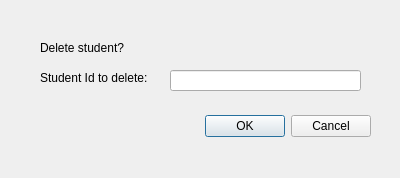
<?xml version="1.0" encoding="UTF-8"?>
<ui version="4.0">
 <class>DeleteStudent</class>
 <widget class="QDialog" name="DeleteStudent">
  <property name="geometry">
   <rect>
    <x>0</x>
    <y>0</y>
    <width>400</width>
    <height>178</height>
   </rect>
  </property>
  <property name="windowTitle">
   <string>Dialog</string>
  </property>
  <widget class="QDialogButtonBox" name="buttonBox">
   <property name="geometry">
    <rect>
     <x>30</x>
     <y>110</y>
     <width>341</width>
     <height>32</height>
    </rect>
   </property>
   <property name="orientation">
    <enum>Qt::Horizontal</enum>
   </property>
   <property name="standardButtons">
    <set>QDialogButtonBox::Cancel|QDialogButtonBox::Ok</set>
   </property>
  </widget>
  <widget class="QLabel" name="label">
   <property name="geometry">
    <rect>
     <x>40</x>
     <y>40</y>
     <width>141</width>
     <height>16</height>
    </rect>
   </property>
   <property name="text">
    <string>Delete student?</string>
   </property>
  </widget>
  <widget class="QLabel" name="label_2">
   <property name="geometry">
    <rect>
     <x>40</x>
     <y>70</y>
     <width>121</width>
     <height>16</height>
    </rect>
   </property>
   <property name="text">
    <string>Student Id to delete:</string>
   </property>
  </widget>
  <widget class="QLineEdit" name="lineId">
   <property name="geometry">
    <rect>
     <x>170</x>
     <y>70</y>
     <width>191</width>
     <height>21</height>
    </rect>
   </property>
  </widget>
 </widget>
 <resources/>
 <connections>
  <connection>
   <sender>buttonBox</sender>
   <signal>accepted()</signal>
   <receiver>DeleteStudent</receiver>
   <slot>accept()</slot>
   <hints>
    <hint type="sourcelabel">
     <x>248</x>
     <y>254</y>
    </hint>
    <hint type="destinationlabel">
     <x>157</x>
     <y>274</y>
    </hint>
   </hints>
  </connection>
  <connection>
   <sender>buttonBox</sender>
   <signal>rejected()</signal>
   <receiver>DeleteStudent</receiver>
   <slot>reject()</slot>
   <hints>
    <hint type="sourcelabel">
     <x>316</x>
     <y>260</y>
    </hint>
    <hint type="destinationlabel">
     <x>286</x>
     <y>274</y>
    </hint>
   </hints>
  </connection>
 </connections>
</ui>
